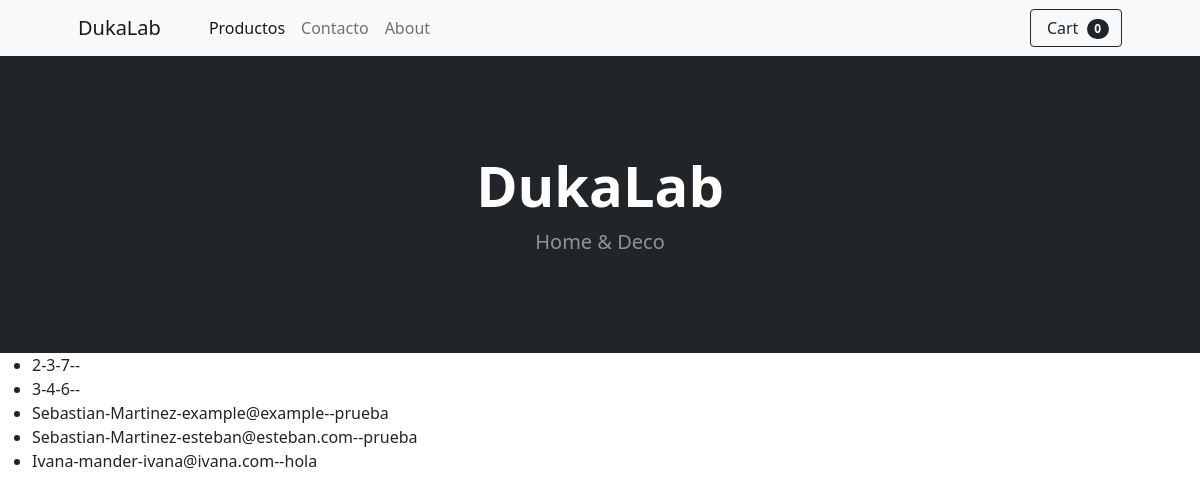
/contacto/resultados, run on an earlier commit of the app's database.
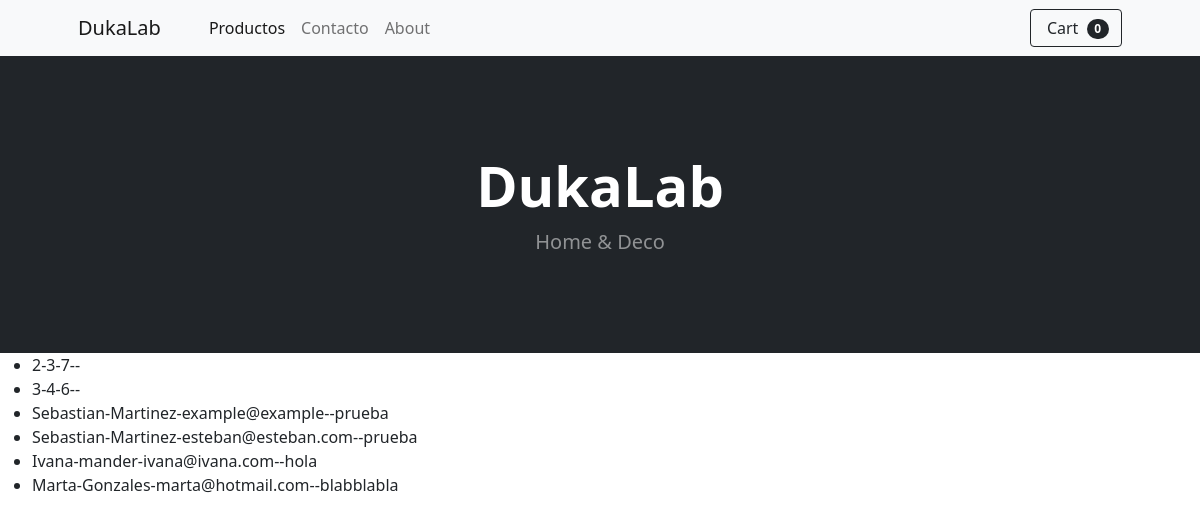
And on a later commit of the database.
### app/models.py (models this page shows)
class Contacto(models.Model):
    nombre=models.CharField(max_length=50)
    apellido=models.CharField(max_length=50)
    email=models.EmailField(max_length=50)
    mensaje=models.CharField(max_length=300)

### app/views.py (the view)
# urls.py: path("contacto/resultados", views.resultados_contacto, name="resultados_contacto"),
def resultados_contacto(request):
    contacto=Contacto.objects.all()
    return render(request, "app/resultados_contacto.html", {"contacto":contacto})

### app/templates/app/resultados_contacto.html
{% extends "app/padre.html" %}
{% block contenidoquecambia %}
<ul>
{%for data in contacto%}
<li>{{data.nombre}}-{{data.apellido}}-{{data.email}}--{{data.mensaje}}</li>
{%endfor%}
</ul>
{% endblock %}

What changed in the data, as far as the page shows it:
added Contacto: nombre "Marta", apellido "Gonzales", email "marta@hotmail.com", mensaje "blabblabla"
